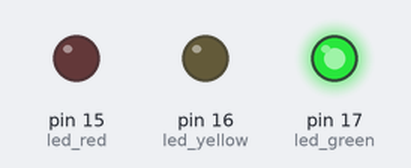
Recording of a sketch running on a simulated Arduino Uno, built with avr-gcc and run on an emulated ATmega328P. Shown: output pins drawn as LEDs (lit = HIGH).

Above: at 0.5 s.
At 1.5 s:
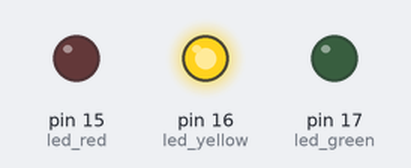
At 2.5 s:
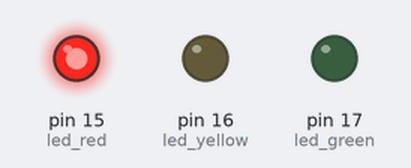
At 4.5 s:
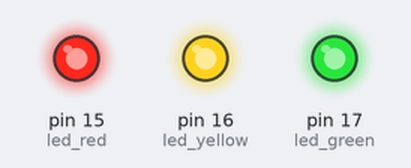
At 5.5 s:
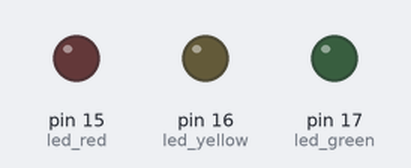
Timing chart, 0 to 7.8 s (numbered marks = the images above):
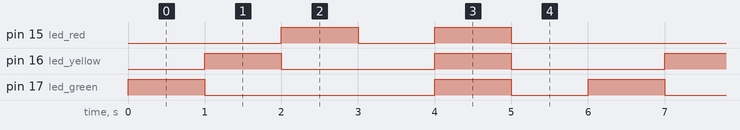

The sketch:

led.ino
```cpp
const int led_green = 17;
const int led_yellow = 16;
const int led_red = 15;

void setup() {
    pinMode(led_green, OUTPUT);
    pinMode(led_yellow, OUTPUT);
    pinMode(led_red, OUTPUT);
}

void loop() {
    digitalWrite(led_green, HIGH);
    digitalWrite(led_yellow, LOW);
    digitalWrite(led_red, LOW);
    delay(1000);

    digitalWrite(led_green, LOW);
    digitalWrite(led_yellow, HIGH);
    digitalWrite(led_red, LOW);
    delay(1000);

    digitalWrite(led_green, LOW);
    digitalWrite(led_yellow, LOW);
    digitalWrite(led_red, HIGH);
    delay(1000);

    digitalWrite(led_green, LOW);
    digitalWrite(led_yellow, LOW);
    digitalWrite(led_red, LOW);
    delay(1000);

    digitalWrite(led_green, HIGH);
    digitalWrite(led_yellow, HIGH);
    digitalWrite(led_red, HIGH);
    delay(1000);

    digitalWrite(led_green, LOW);
    digitalWrite(led_yellow, LOW);
    digitalWrite(led_red, LOW);
    delay(1000);
}
```

Measured:
- by itself, pin 15 (led_red): repeats every 6.0 s: LOW 1.0 s, HIGH 1.0 s, LOW 3.0 s, HIGH 1.0 s
- by itself, pin 16 (led_yellow): alternates HIGH for 1.0 s and LOW for 2.0 s
- by itself, pin 17 (led_green): repeats every 6.0 s: LOW 3.0 s, HIGH 1.0 s, LOW 1.0 s, HIGH 1.0 s
